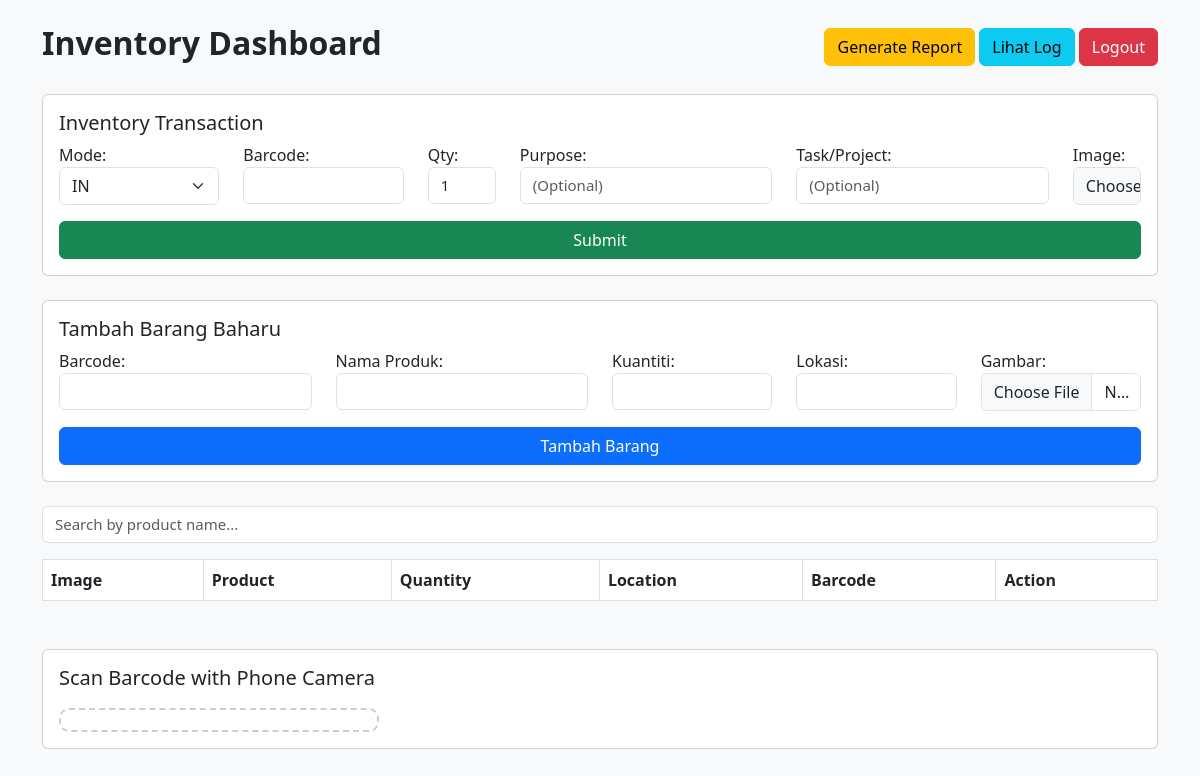
The page / (signed in) on the database as committed earlier.
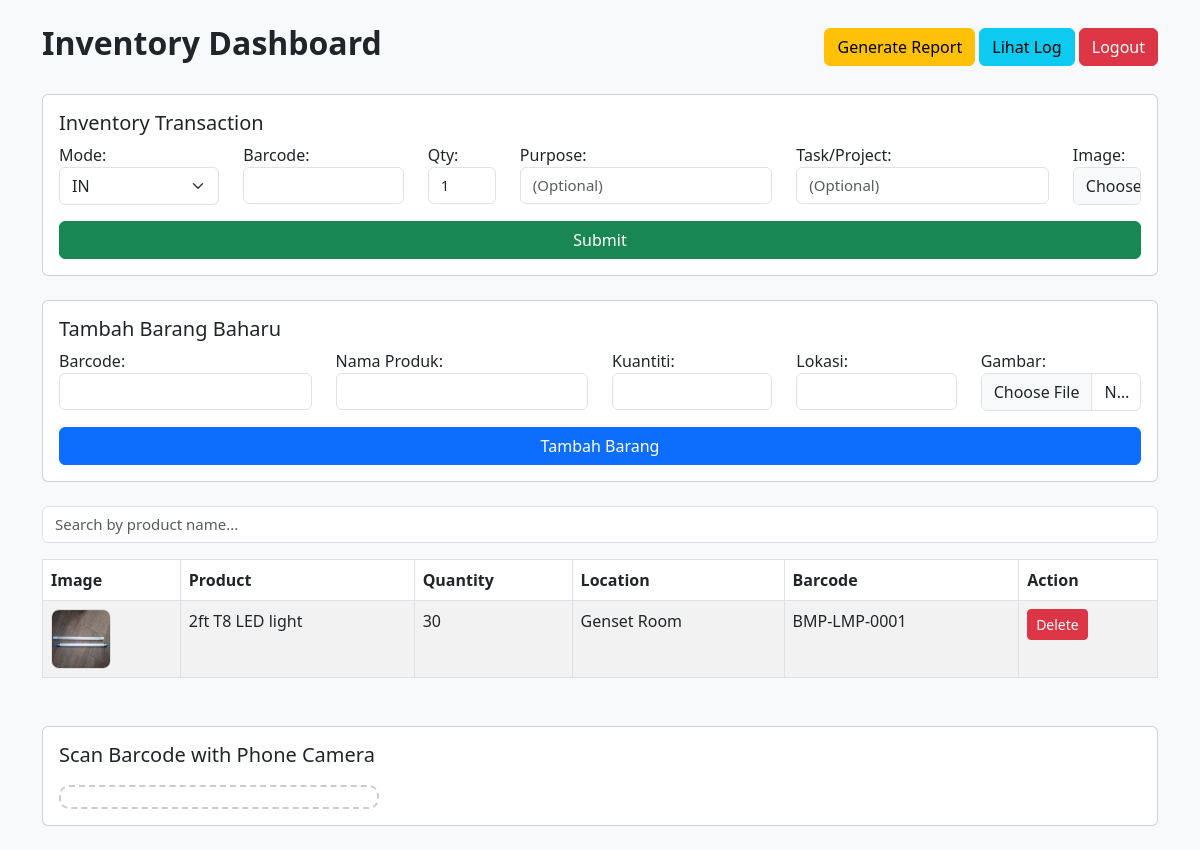
The same page on the database as committed later.
### models.py (models this page shows)
class Inventory(db.Model):
    id = db.Column(db.Integer, primary_key=True)
    barcode = db.Column(db.String, unique=True, nullable=False)
    name = db.Column(db.String, nullable=False)
    quantity = db.Column(db.Integer, default=0)
    location = db.Column(db.String)
    image_url = db.Column(db.String)

### app.py (the view, shortened to what this page needs)
@app.route('/', methods=['GET', 'POST'])
def index():
    if 'user' not in session:
        return redirect(url_for('login'))
    inventory = Inventory.query.all()
    return render_template('index.html', user=session['user'], inventory=inventory)

### app.py (called while the page is built)
@app.before_request
def create_tables():
    db.create_all()
    os.makedirs(app.config['UPLOAD_FOLDER'], exist_ok=True)
    os.makedirs(app.config['REPORT_FOLDER'], exist_ok=True)

### templates/index.html (shortened to what this page needs)
<!DOCTYPE html>
<html lang="en">
<head>
    <link href="https://cdn.jsdelivr.net/npm/bootstrap@5.3.0/dist/css/bootstrap.min.css" rel="stylesheet">
    <link rel="stylesheet" href="{{ url_for('static', filename='style.css') }}">
</head>
<body class="bg-light">
<div class="container py-4">
    <div class="d-flex justify-content-between align-items-center mb-4">
        <h2>Inventory Dashboard</h2>
        <div>
            <a href="{{ url_for('generate_report') }}" class="btn btn-warning">Generate Report</a>
            <a href="{{ url_for('logs') }}" class="btn btn-info">Lihat Log</a>
            <a href="{{ url_for('logout') }}" class="btn btn-danger">Logout</a>
        </div>
    </div>
    <form method="POST" enctype="multipart/form-data" class="card p-3 mb-4">
        <h5>Inventory Transaction</h5>
        <div class="row">
            <div class="col-md-2">
                <label>Mode:</label>
                <select name="action" class="form-select">
                    <option value="IN">IN</option>
                </select>
            </div>
            <div class="col-md-2">
                <label>Barcode:</label>
                <input type="text" id="barcode" name="barcode" class="form-control" required>
            </div>
            <div class="col-md-1">
                <label>Qty:</label>
                <input type="number" name="quantity" value="1" class="form-control">
            </div>
            <div class="col-md-3">
                <label>Purpose:</label>
                <input type="text" name="purpose" class="form-control" placeholder="(Optional)">
            </div>
            <div class="col-md-3">
                <label>Task/Project:</label>
                <input type="text" name="task" class="form-control" placeholder="(Optional)">
            </div>
            <div class="col-md-1">
                <label>Image:</label>
                <input type="file" name="image" class="form-control">
            </div>
        </div>
        <div class="mt-3">
            <button type="submit" class="btn btn-success w-100">Submit</button>
        </div>
    </form>
    <form action="{{ url_for('add_item') }}" method="POST" enctype="multipart/form-data" class="card p-3 mb-4">
        <h5>Tambah Barang Baharu</h5>
        <div class="row">
            <div class="col-md-3">
                <label>Barcode:</label>
                <input type="text" name="new_barcode" class="form-control" required>
            </div>
            <div class="col-md-3">
                <label>Nama Produk:</label>
                <input type="text" name="new_name" class="form-control" required>
            </div>
            <div class="col-md-2">
                <label>Kuantiti:</label>
                <input type="number" name="new_quantity" class="form-control" required>
            </div>
            <div class="col-md-2">
                <label>Lokasi:</label>
                <input type="text" name="new_location" class="form-control">
            </div>
            <div class="col-md-2">
                <label>Gambar:</label>
                <input type="file" name="new_image" class="form-control">
            </div>
        </div>
        <div class="mt-3">
            <button type="submit" class="btn btn-primary w-100">Tambah Barang</button>
        </div>
    </form>
    <div class="mb-3">
        <input type="text" id="search-input" class="form-control" placeholder="Search by product name...">
    </div>
    <table class="table table-bordered table-striped bg-white">
        <thead>
        <tr>
            <th>Image</th>
            <th>Product</th>
            <th>Quantity</th>
            <th>Location</th>
            <th>Barcode</th>
            <th>Action</th>
        </tr>
        </thead>
        <tbody id="inventory-table">
        {% for item in inventory %}
            <tr>
                <td>
                    {% if item.image_url %}
                        <img src="{{ item.image_url }}" width="60" height="60">
                    {% else %}
                        <span class="text-muted">No Image</span>
                    {% endif %}
                </td>
                <td>{{ item.name }}</td>
                <td>{{ item.quantity }}</td>
                <td>{{ item.location }}</td>
                <td>{{ item.barcode }}</td>
                <td>
                    <form action="{{ url_for('delete_item', item_id=item.id) }}" method="POST" onsubmit="return confirm('Padam barang ini?')">
                        <button type="submit" class="btn btn-sm btn-danger">Delete</button>
                    </form>
                </td>
            </tr>
        {% endfor %}
        </tbody>
    </table>
    <div class="card p-3 mt-5">
        <h5>Scan Barcode with Phone Camera</h5>
        <div id="reader" width="300px"></div>
    </div>
</div>
</body>
</html>

### static/style.css (style rules this page uses)
body { background-color: #f8f9fa; font-family: 'Segoe UI', sans-serif; }
h2 { font-weight: 600; }
table img { border-radius: 8px; border: 1px solid #ddd; }
input[type="text"], input[type="number"], select { font-size: 15px; }
#reader { max-width: 320px; margin-top: 10px; border: 2px dashed #ccc; border-radius: 10px; padding: 10px; }

Rows that differ between the two databases and show on the page:
added Inventory: image_url (picture), name "2ft T8 LED light", quantity "30", location "Genset Room", barcode "BMP-LMP-0001"
